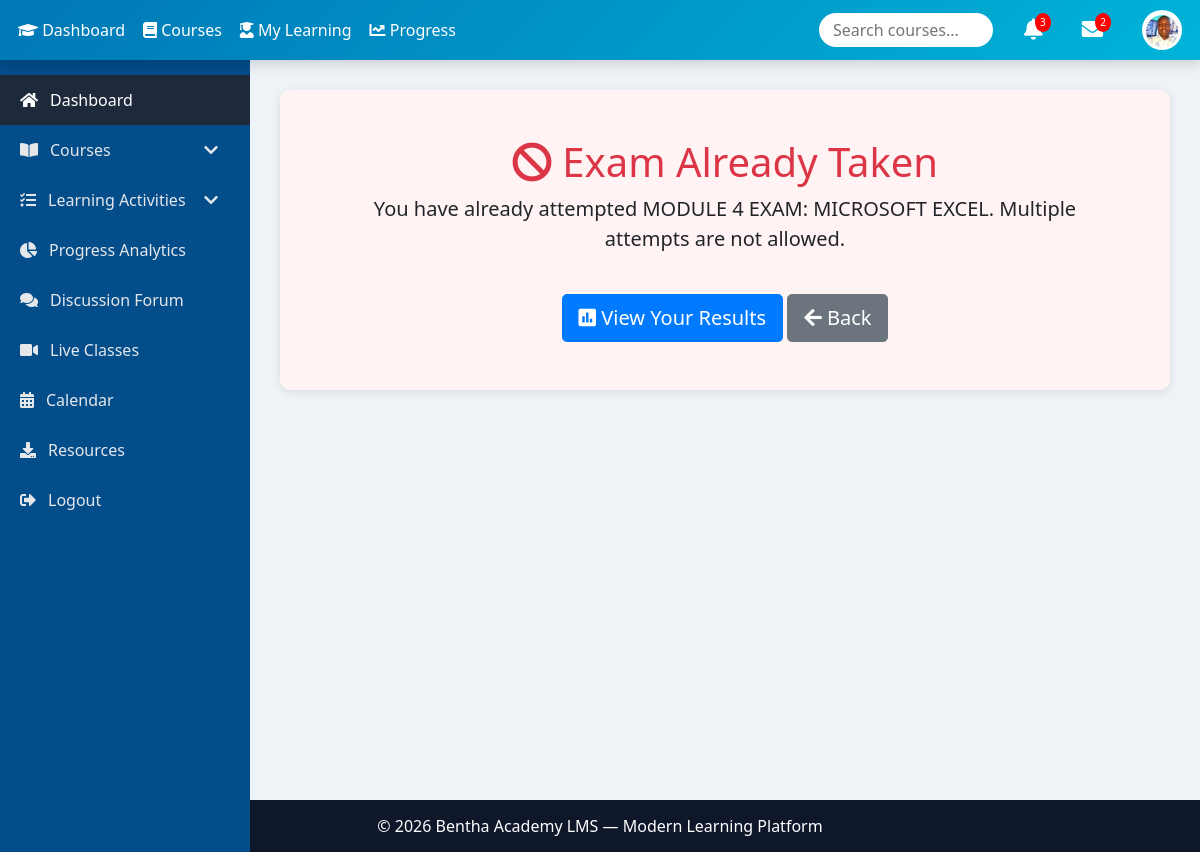
/exam/6/ (signed in), run on the app's committed database.
### commerce_app/models.py (models this page shows, shortened)
class UserProfile(models.Model):
    user = models.OneToOneField(User, on_delete=models.CASCADE)
    full_name = models.CharField(max_length=100)
    profile_picture = models.ImageField(upload_to='profile_pictures/', blank=True, null=True)
    bio = models.TextField(blank=True, null=True)
    phone_number = models.CharField(max_length=20, blank=True, null=True)
    email = models.EmailField(blank=True, null=True)
    location = models.CharField(max_length=100, blank=True, null=True)
    website = models.URLField(blank=True, null=True)
    date_of_birth = models.DateField(blank=True, null=True)

class Exam(models.Model):
    course = models.ForeignKey(Course, on_delete=models.CASCADE, related_name='exams')
    title = models.CharField(max_length=255, blank=True, null=True)
    description = models.TextField(blank=True, null=True)
    max_score = models.IntegerField(blank=True, null=True)
    access_password = models.CharField(max_length=255, blank=True, null=True)

### commerce_app/views.py (the view, shortened to what this page needs)
# urls.py: path('exam/<int:exam_id>/', take_exam, name='take_exam'),
def take_exam(request, exam_id):
    exam = get_object_or_404(Exam, id=exam_id)
    user_profile = UserProfile.objects.get(user=request.user)
    if Submission.objects.filter(user=request.user, exam=exam).exists():
        return render(request, "already_taken.html", {
            "exam": exam,
            "user_profile": user_profile,
        })

### commerce_app/templates/already_taken.html (shortened to what this page needs)
{% extends "master.html" %}
{% block content %}
<section class="exam-section py-5">
  <div class="container text-center">
    <h1 class="text-danger">
      <i class="fas fa-ban"></i> Exam Already Taken
    </h1>
    <p class="lead">
      You have already attempted <strong>{{ exam.title }}</strong>.
      Multiple attempts are not allowed.
    </p>
    <a href="{% url 'exam_results' exam.id user_profile.user.submission_set.last.id %}"
       class="btn btn-primary btn-lg mt-4">
      <i class="fas fa-poll"></i> View Your Results
    </a>
    <a href="javascript:history.back()" class="btn btn-secondary btn-lg mt-4">
      <i class="fas fa-arrow-left"></i> Back
    </a>
  </div>
</section>
{% endblock %}

### commerce_app/templates/master.html (shortened to what this page needs)
{% load static %}
<!DOCTYPE html>
<html lang="en">
<head>
<link rel="stylesheet" href="https://stackpath.bootstrapcdn.com/bootstrap/4.5.2/css/bootstrap.min.css">
<link rel="stylesheet" href="https://cdnjs.cloudflare.com/ajax/libs/font-awesome/5.15.4/css/all.min.css">
</head>
<body>
<div class="topnav" id="topnav">
<div class="nav-left">
<a href="{% url 'dashboard' %}"><i class="fas fa-graduation-cap"></i> Dashboard</a>
<a href="#"><i class="fas fa-book"></i> Courses</a>
<a href="#"><i class="fas fa-user-graduate"></i> My Learning</a>
<a href="#"><i class="fas fa-chart-line"></i> Progress</a>
</div>
<div class="nav-right">
<div class="search-box mr-3">
<input type="text" placeholder="Search courses...">
</div>
<div class="mr-4 position-relative">
<i class="fas fa-bell fa-lg"></i>
<span class="badge-notify">3</span>
</div>
<div class="mr-4 position-relative">
<i class="fas fa-envelope fa-lg"></i>
<span class="badge-notify">2</span>
</div>
<div class="profile-picture" onclick="toggleProfile()">
<img src="{% if user_profile and user_profile.profile_picture %}{{ user_profile.profile_picture.url }}{% else %}{% static 'images/default_image.png' %}{% endif %}" class="profile-img">
</div>
</div>
</div>
<nav class="sidenav" id="sidenav">
<ul class="nav flex-column">
<li><a class="nav-link active" href="{% url 'dashboard' %}"><i class="fas fa-home"></i> Dashboard</a></li>
<li class="has-submenu">
<a class="nav-link"><i class="fas fa-book-open"></i> Courses <i class="fas fa-chevron-down ml-auto"></i></a>
</li>
<li class="has-submenu">
<a class="nav-link"><i class="fas fa-tasks"></i> Learning Activities <i class="fas fa-chevron-down ml-auto"></i></a>
</li>
<li><a class="nav-link" href="#"><i class="fas fa-chart-pie"></i> Progress Analytics</a></li>
<li><a class="nav-link" href="#"><i class="fas fa-comments"></i> Discussion Forum</a></li>
<li><a class="nav-link" href="#"><i class="fas fa-video"></i> Live Classes</a></li>
<li><a class="nav-link" href="#"><i class="fas fa-calendar-alt"></i> Calendar</a></li>
<li><a class="nav-link" href="#"><i class="fas fa-download"></i> Resources</a></li>
<li><a class="nav-link" href="{% url 'logout' %}"><i class="fas fa-sign-out-alt"></i> Logout</a></li>
</ul>
</nav>
<main class="content">
{% block content %}{% endblock %}
</main>
<footer>© 2026 Bentha Academy LMS — Modern Learning Platform</footer>
</body>
</html>

### commerce_app/templates/master.html (style rules this page uses)
body, html { margin:0;font-family:'Segoe UI',sans-serif;background:#eef3f8 }
.topnav { position:fixed;top:0;width:100%; background:linear-gradient(135deg,#0077b6,#00b4d8); color:white;z-index:1001; display:flex;align-items:center; padding:10px 18px;box-shadow:0 4px 12px rgba(0,0,0,.15); flex-wrap:wrap; }
.topnav a { color:white;text-decoration:none;margin-right:18px;font-weight:500 }
.nav-left { display:flex;align-items:center;flex-wrap:wrap }
.nav-right { margin-left:auto;display:flex;align-items:center;gap:15px;flex-wrap:wrap }
.search-box { background:white;border-radius:20px;padding:4px 12px }
.search-box input { border:none;outline:none;width:150px }
.badge-notify { position:absolute;top:-5px;right:-8px; background:red;color:white;font-size:10px; border-radius:50%;padding:2px 5px; }
.profile-picture { width:40px;height:40px;border-radius:50%; overflow:hidden;cursor:pointer;flex-shrink:0; }
.profile-img { width:100%;height:100%;object-fit:cover }
.sidenav { position:fixed;top:60px;left:0;width:250px; height:calc(100% - 60px);background:#024d8a; color:white;overflow-y:auto;transition:.3s;padding-top:15px; z-index:1000; }
.sidenav .nav-link { padding:13px 20px;color:#e5e7eb; display:flex;align-items:center;font-weight:500; }
.sidenav .nav-link i { margin-right:12px }
.sidenav .nav-link:hover, .sidenav .nav-link.active { background:#1e293b;color:white }
.content { margin-left:250px;margin-top:60px;padding:30px; min-height:calc(100vh - 60px);background:#eef3f8; }
footer { background:#0f172a;color:white;text-align:center;padding:14px }

### commerce_app/templates/already_taken.html (style rules this page uses)
.exam-section { background-color: #fff3f3; border-radius: 10px; box-shadow: 0 2px 8px rgba(0, 0, 0, 0.1); padding: 40px; }

### data on the page
UserProfile: profile_picture (picture)
Exam: title "MODULE 4 EXAM: MICROSOFT EXCEL"
